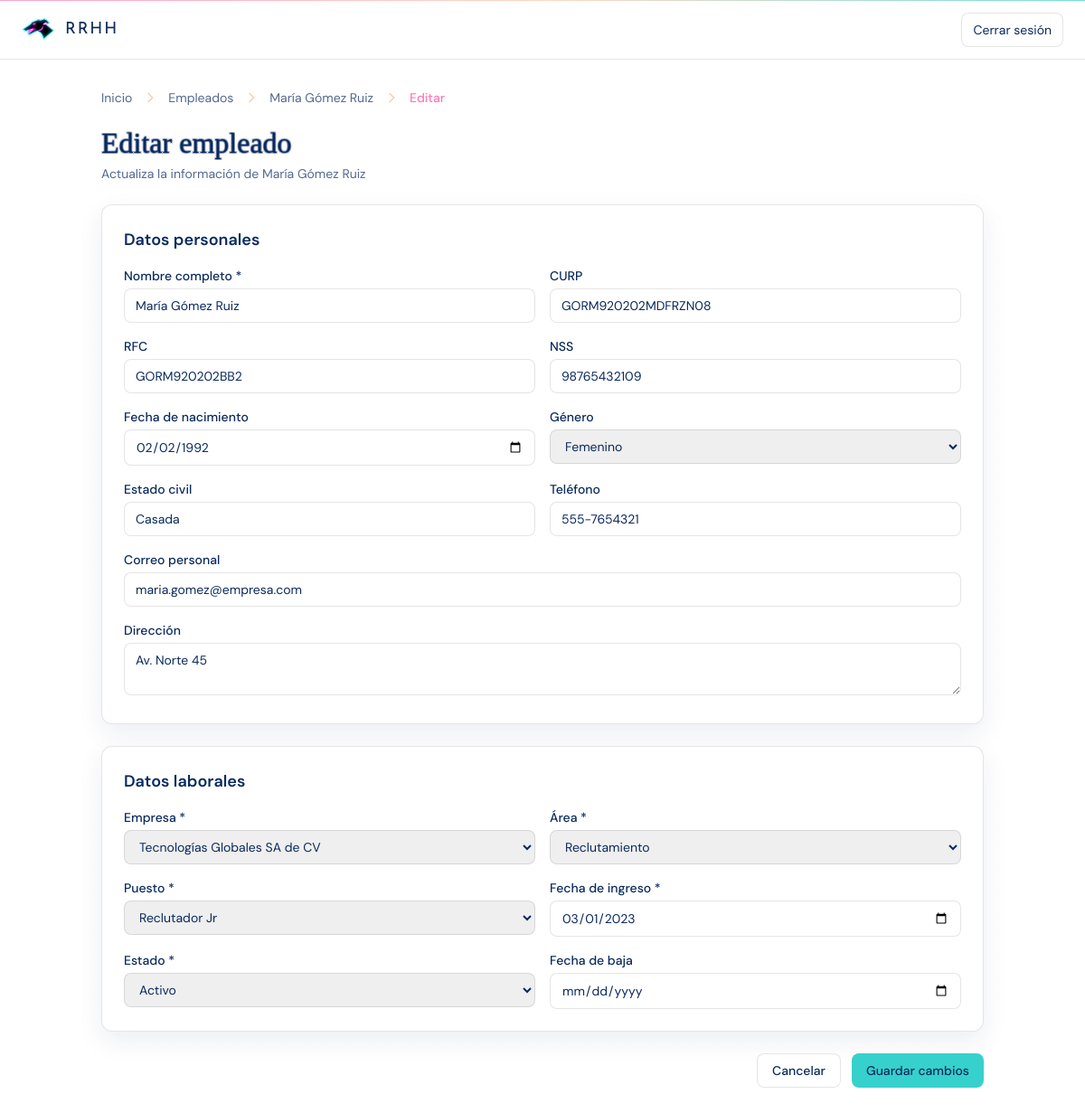
/index.php?controller=empleado&action=edit&id=2 (signed in), run on the app's committed database.
### tables this page shows
CREATE TABLE `empleados` (
  `id_empleado` int(11) NOT NULL COMMENT 'Identificador del empleado',
  `id_usuario` int(11) DEFAULT NULL COMMENT 'Usuario del sistema (si aplica)',
  `id_puesto` int(11) NOT NULL COMMENT 'Puesto actual',
  `id_turno` int(11) DEFAULT NULL COMMENT 'Turno asignado',
  `id_ubicacion` int(11) DEFAULT NULL COMMENT 'Ubicación de trabajo',
  `nombre` varchar(120) NOT NULL COMMENT 'Nombre completo',
  `curp` varchar(18) DEFAULT NULL COMMENT 'CURP (si aplica)',
  `rfc` varchar(13) DEFAULT NULL COMMENT 'RFC (si aplica)',
  `nss` varchar(15) DEFAULT NULL COMMENT 'Número de seguro social',
  `fecha_nacimiento` date DEFAULT NULL COMMENT 'Fecha de nacimiento',
  `genero` enum('M','F','OTRO') NOT NULL DEFAULT 'OTRO' COMMENT 'Género',
  `estado_civil` varchar(20) DEFAULT NULL COMMENT 'Estado civil',
  `direccion` text DEFAULT NULL COMMENT 'Domicilio particular',
  `telefono` varchar(20) DEFAULT NULL COMMENT 'Teléfono de contacto',
  `correo` varchar(120) DEFAULT NULL COMMENT 'Correo personal',
  `fecha_ingreso` date NOT NULL COMMENT 'Fecha de ingreso',
  `fecha_baja` date DEFAULT NULL COMMENT 'Fecha de baja (si aplica)',
  `estado` enum('ACTIVO','BAJA') NOT NULL DEFAULT 'ACTIVO' COMMENT 'Estado laboral',
  `jefe_inmediato` int(11) DEFAULT NULL COMMENT 'ID del jefe inmediato'
);

CREATE TABLE `puestos` (
  `id_puesto` int(11) NOT NULL COMMENT 'Identificador del puesto',
  `id_area` int(11) NOT NULL COMMENT 'Área a la que pertenece',
  `nombre_puesto` varchar(100) NOT NULL COMMENT 'Nombre del puesto',
  `nivel` enum('OPERATIVO','SUPERVISOR','GERENCIAL','DIRECTIVO') NOT NULL DEFAULT 'OPERATIVO' COMMENT 'Nivel jerárquico',
  `salario_base` decimal(12,2) DEFAULT NULL COMMENT 'Salario base referencial',
  `descripcion` varchar(200) DEFAULT NULL COMMENT 'Descripción breve'
);

### public/views/empleados/edit.php (the view, shortened to what the rows shown need)
<?php
require_once __DIR__ . '/../../../config/paths.php';
?>
<!doctype html>
<html lang="es">
<head>
    <script src="https://cdn.tailwindcss.com"></script>
    <link rel="stylesheet" href="<?= asset('css/vice.css') ?>">
</head>
<body class="min-h-screen bg-white text-vc-ink font-sans relative">
    <header class="sticky top-0 z-30 border-b border-black/10 bg-white/80 backdrop-blur">
        <div class="mx-auto max-w-7xl px-4 sm:px-6 h-16 flex items-center">
            <a href="<?= url('index.php') ?>" class="flex items-center gap-3">
                <img src="<?= asset('img/galgovc.png') ?>" alt="RRHH" class="h-9 w-auto">
                <div class="font-display text-lg tracking-widest uppercase text-vc-ink">RRHH</div>
            </a>
            <div class="ml-auto flex items-center gap-3 text-sm text-muted-ink">
                <a href="<?= url('logout.php') ?>"
                    class="rounded-lg border border-black/10 bg-white px-3 py-2 text-sm hover:bg-vc-pink/10 text-vc-ink">
                    Cerrar sesión
                </a>
            </div>
        </div>
    </header>
    <main class="mx-auto max-w-5xl px-4 sm:px-6 py-8 relative">
        <div class="mb-5">
            <nav class="flex items-center gap-3 text-sm">
                <a href="<?= url('index.php') ?>" class="text-muted-ink hover:text-vc-ink transition">Inicio</a>
                <svg class="w-4 h-4 text-vc-peach" fill="none" stroke="currentColor" viewBox="0 0 24 24">
                    <path stroke-linecap="round" stroke-linejoin="round" stroke-width="2" d="M9 5l7 7-7 7" />
                </svg>
                <a href="<?= url('index.php?controller=empleado&action=listado') ?>"
                    class="text-muted-ink hover:text-vc-ink transition">Empleados</a>
                <svg class="w-4 h-4 text-vc-peach" fill="none" stroke="currentColor" viewBox="0 0 24 24">
                    <path stroke-linecap="round" stroke-linejoin="round" stroke-width="2" d="M9 5l7 7-7 7" />
                </svg>
                <a href="<?= url('index.php?controller=empleado&action=show&id=' . $empleado['id_empleado']) ?>"
                    class="text-muted-ink hover:text-vc-ink transition">
                    <?= htmlspecialchars($empleado['nombre'], ENT_QUOTES, 'UTF-8') ?>
                </a>
                <svg class="w-4 h-4 text-vc-peach" fill="none" stroke="currentColor" viewBox="0 0 24 24">
                    <path stroke-linecap="round" stroke-linejoin="round" stroke-width="2" d="M9 5l7 7-7 7" />
                </svg>
                <span class="font-medium text-vc-pink">Editar</span>
            </nav>
        </div>
        <div class="mb-6">
            <h1 class="vice-title text-[32px] leading-tight text-vc-ink">Editar empleado</h1>
            <p class="mt-1 text-sm text-muted-ink">
                Actualiza la información de <?= htmlspecialchars($empleado['nombre'], ENT_QUOTES, 'UTF-8') ?>
            </p>
        </div>
        <form method="POST" action="<?= url('index.php?controller=empleado&action=update') ?>" class="space-y-6">
            <section class="rounded-xl border border-black/10 bg-white p-6 shadow-soft">
                <h2 class="text-lg font-semibold text-vc-ink mb-4">Datos personales</h2>
                <div class="grid grid-cols-1 md:grid-cols-2 gap-4">
                    <div>
                        <label class="block text-sm font-medium text-vc-ink mb-1">Nombre completo *</label>
                        <input type="text" name="nombre"
                            value="<?= htmlspecialchars($empleado['nombre'], ENT_QUOTES, 'UTF-8') ?>" required
                            class="w-full rounded-lg border border-black/10 px-3 py-2 text-sm focus:outline-none focus:ring-2 focus:ring-vc-teal/60">
                    </div>
                    <div>
                        <label class="block text-sm font-medium text-vc-ink mb-1">CURP</label>
                        <input type="text" name="curp" required
                            value="<?= htmlspecialchars($empleado['curp'] ?? '', ENT_QUOTES, 'UTF-8') ?>" maxlength="18"
                            class="w-full rounded-lg border border-black/10 px-3 py-2 text-sm focus:outline-none focus:ring-2 focus:ring-vc-teal/60">
                    </div>
                    <div>
                        <label class="block text-sm font-medium text-vc-ink mb-1">RFC</label>
                        <input type="text" name="rfc" required
                            value="<?= htmlspecialchars($empleado['rfc'] ?? '', ENT_QUOTES, 'UTF-8') ?>" maxlength="13"
                            class="w-full rounded-lg border border-black/10 px-3 py-2 text-sm focus:outline-none focus:ring-2 focus:ring-vc-teal/60">
                    </div>
                    <div>
                        <label class="block text-sm font-medium text-vc-ink mb-1">NSS</label>
                        <input type="text" name="nss" required
                            value="<?= htmlspecialchars($empleado['nss'] ?? '', ENT_QUOTES, 'UTF-8') ?>" maxlength="15"
                            class="w-full rounded-lg border border-black/10 px-3 py-2 text-sm focus:outline-none focus:ring-2 focus:ring-vc-teal/60">
                    </div>
                    <div>
                        <label class="block text-sm font-medium text-vc-ink mb-1">Fecha de nacimiento</label>
                        <input type="date" name="fecha_nacimiento" required
                            value="<?= htmlspecialchars($empleado['fecha_nacimiento'] ?? '', ENT_QUOTES, 'UTF-8') ?>"
                            class="w-full rounded-lg border border-black/10 px-3 py-2 text-sm focus:outline-none focus:ring-2 focus:ring-vc-teal/60">
                    </div>
                    <div>
                        <label class="block text-sm font-medium text-vc-ink mb-1">Género</label>
                        <select name="genero" required
                            class="w-full rounded-lg border border-black/10 px-3 py-2 text-sm focus:outline-none focus:ring-2 focus:ring-vc-teal/60">
                            <option value="F" <?= ($empleado['genero'] ?? '') === 'F' ? 'selected' : '' ?>>Femenino
                            </option>
                        </select>
                    </div>
                    <div>
                        <label class="block text-sm font-medium text-vc-ink mb-1">Estado civil</label>
                        <input type="text" name="estado_civil" required
                            value="<?= htmlspecialchars($empleado['estado_civil'] ?? '', ENT_QUOTES, 'UTF-8') ?>"
                            class="w-full rounded-lg border border-black/10 px-3 py-2 text-sm focus:outline-none focus:ring-2 focus:ring-vc-teal/60">
                    </div>
                    <div>
                        <label class="block text-sm font-medium text-vc-ink mb-1">Teléfono</label>
                        <input type="tel" name="telefono" required
                            value="<?= htmlspecialchars($empleado['telefono'] ?? '', ENT_QUOTES, 'UTF-8') ?>"
                            class="w-full rounded-lg border border-black/10 px-3 py-2 text-sm focus:outline-none focus:ring-2 focus:ring-vc-teal/60">
                    </div>
                    <div class="md:col-span-2">
                        <label class="block text-sm font-medium text-vc-ink mb-1">Correo personal</label>
                        <input type="email" name="correo" required
                            value="<?= htmlspecialchars($empleado['correo'] ?? '', ENT_QUOTES, 'UTF-8') ?>"
                            class="w-full rounded-lg border border-black/10 px-3 py-2 text-sm focus:outline-none focus:ring-2 focus:ring-vc-teal/60">
                    </div>
                    <div class="md:col-span-2">
                        <label class="block text-sm font-medium text-vc-ink mb-1">Dirección</label>
                        <textarea name="direccion" rows="2" required
                            class="w-full rounded-lg border border-black/10 px-3 py-2 text-sm focus:outline-none focus:ring-2 focus:ring-vc-teal/60"><?= htmlspecialchars($empleado['direccion'] ?? '', ENT_QUOTES, 'UTF-8') ?></textarea>
                    </div>
                </div>
            </section>
            <section class="rounded-xl border border-black/10 bg-white p-6 shadow-soft">
                <h2 class="text-lg font-semibold text-vc-ink mb-4">Datos laborales</h2>
                <div class="grid grid-cols-1 md:grid-cols-2 gap-4">
                    <div>
                        <label class="block text-sm font-medium text-vc-ink mb-1">Empresa *</label>
                        <select name="id_empresa" id="id_empresa" required
                            class="w-full rounded-lg border border-black/10 px-3 py-2 text-sm focus:outline-none focus:ring-2 focus:ring-vc-teal/60">
                            <?php foreach ($empresas as $empresa): ?>
                                <option value="<?= $empresa['id_empresa'] ?>"
                                    <?= $empleado['id_empresa'] == $empresa['id_empresa'] ? 'selected' : '' ?>>
                                    <?= htmlspecialchars($empresa['nombre'], ENT_QUOTES, 'UTF-8') ?>
                                </option>
                            <?php endforeach; ?>
                        </select>
                    </div>
                    <div>
                        <label class="block text-sm font-medium text-vc-ink mb-1">Área *</label>
                        <select name="id_area" id="id_area" required
                            class="w-full rounded-lg border border-black/10 px-3 py-2 text-sm focus:outline-none focus:ring-2 focus:ring-vc-teal/60">
                            <?php foreach ($areas as $area): ?>
                                <option value="<?= $area['id_area'] ?>" <?= $empleado['id_area'] == $area['id_area'] ? 'selected' : '' ?>>
                                    <?= htmlspecialchars($area['nombre_area'], ENT_QUOTES, 'UTF-8') ?>
                                </option>
                            <?php endforeach; ?>
                        </select>
                    </div>
                    <div>
                        <label class="block text-sm font-medium text-vc-ink mb-1">Puesto *</label>
                        <select name="id_puesto" id="id_puesto" required
                            class="w-full rounded-lg border border-black/10 px-3 py-2 text-sm focus:outline-none focus:ring-2 focus:ring-vc-teal/60">
                            <?php foreach ($puestos as $puesto): ?>
                                <option value="<?= $puesto['id_puesto'] ?>" <?= $empleado['id_puesto'] == $puesto['id_puesto'] ? 'selected' : '' ?>>
                                    <?= htmlspecialchars($puesto['nombre_puesto'], ENT_QUOTES, 'UTF-8') ?>
                                </option>
                            <?php endforeach; ?>
                        </select>
                    </div>
                    <div>
                        <label class="block text-sm font-medium text-vc-ink mb-1">Fecha de ingreso *</label>
                        <input type="date" name="fecha_ingreso"
                            value="<?= htmlspecialchars($empleado['fecha_ingreso'], ENT_QUOTES, 'UTF-8') ?>" required
                            class="w-full rounded-lg border border-black/10 px-3 py-2 text-sm focus:outline-none focus:ring-2 focus:ring-vc-teal/60">
                    </div>
                    <div>
                        <label class="block text-sm font-medium text-vc-ink mb-1">Estado *</label>
                        <select name="estado" required
                            class="w-full rounded-lg border border-black/10 px-3 py-2 text-sm focus:outline-none focus:ring-2 focus:ring-vc-teal/60">
                            <option value="ACTIVO" <?= $empleado['estado'] === 'ACTIVO' ? 'selected' : '' ?>>Activo
                            </option>
                        </select>
                    </div>
                    <div>
                        <label class="block text-sm font-medium text-vc-ink mb-1">Fecha de baja</label>
                        <input type="date" name="fecha_baja"
                            value="<?= htmlspecialchars($empleado['fecha_baja'] ?? '', ENT_QUOTES, 'UTF-8') ?>"
                            class="w-full rounded-lg border border-black/10 px-3 py-2 text-sm focus:outline-none focus:ring-2 focus:ring-vc-teal/60">
                    </div>
                </div>
            </section>
            <div class="flex gap-3 justify-end">
                <a href="<?= url('index.php?controller=empleado&action=show&id=' . $empleado['id_empleado']) ?>"
                    class="px-4 py-2 rounded-lg border border-black/10 bg-white text-vc-ink text-sm font-medium hover:bg-slate-50 transition">
                    Cancelar
                </a>
                <button type="submit"
                    class="px-4 py-2 rounded-lg bg-vc-teal text-vc-ink text-sm font-medium hover:bg-vc-neon/80 transition">
                    Guardar cambios
                </button>
            </div>
        </form>
    </main>
</body>
</html>

### data on the page
empleados: nombre "María Gómez Ruiz", curp "GORM920202MDFRZN08", rfc "GORM920202BB2", nss "98765432109", fecha_nacimiento "02/02/1992", genero "Femenino", estado_civil "Casada", telefono "555-7654321", correo "maria.gomez@empresa.com", direccion "Av. Norte 45", id_puesto "Reclutador Jr", fecha_ingreso "03/01/2023", estado "Activo"

### other printed values
form field id_empresa "Tecnologías Globales SA de CV"
form field id_area "Reclutamiento"
